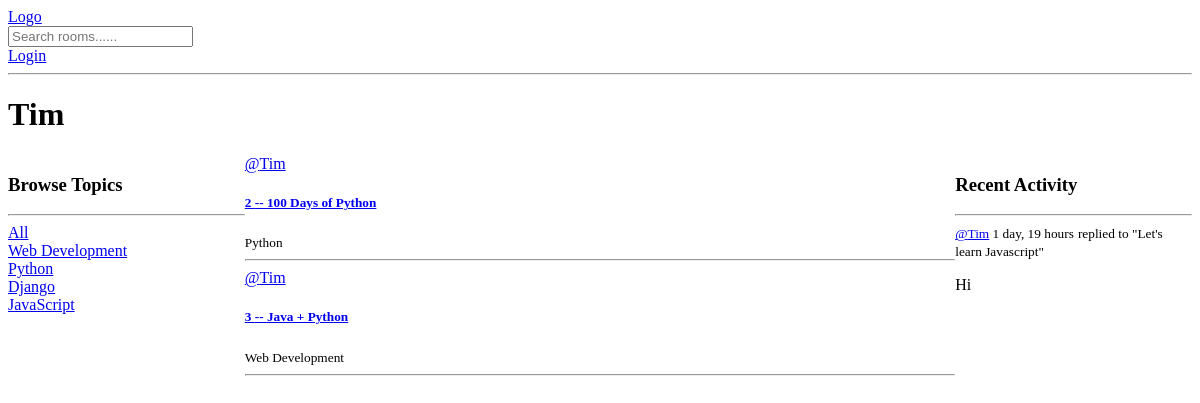
The app's page /profile/2/ with its own data.
### base/models.py (models this page shows, shortened)
class Topic(models.Model):
    name = models.CharField(max_length=200)

class Room(models.Model):
    host = models.ForeignKey(User, on_delete=models.SET_NULL, null=True)
    topic = models.ForeignKey(Topic, on_delete=models.SET_NULL, null=True)
    name = models.CharField(max_length=200)
    description = models.TextField(null=True, blank=True)
    participants = models.ManyToManyField(
        User, related_name='participants', blank=True
    )
    updated = models.DateTimeField(auto_now=True)
    created = models.DateTimeField(auto_now_add=True)
    class Meta:
        ordering = ['-updated', '-created']
    def __str__(self) -> str:
        return self.name

class Message(models.Model):
    user = models.ForeignKey(User, on_delete=models.SET_NULL, null=True)
    room = models.ForeignKey(Room, on_delete=models.SET_NULL, null=True)
    body = models.TextField()
    updated = models.DateTimeField(auto_now=True)
    created = models.DateTimeField(auto_now_add=True)

### base/views.py (the view)
# urls.py: path('profile/<str:pk>/', views.userProfile, name='user-profile')
def userProfile(request, pk):
    user = User.objects.get(id=pk)
    rooms = user.room_set.all()
    room_messages = user.message_set.all()
    topics = Topic.objects.all()
    context = {'user': user, 'rooms': rooms,
               'room_messages': room_messages, 'topics': topics}
    return render(request, 'base/profile.html', context)

### base/templates/base/profile.html
{% extends 'base/layout.html' %} {% block body %}
<h1>{{user.username}}</h1>
<div class="profile-container">
  <div>{% include 'base/topics_component.html' %}</div>
  <div>{% include 'base/feed_component.html' %}</div>
  <div>{% include 'base/activity_component.html' %}</div>
</div>
{% endblock body %}

### base/templates/base/topics_component.html
<h3>Browse Topics</h3>
<hr />
<div>
  <a href="{% url 'base:home' %}">All</a>
</div>
{% for topic in topics %}
<div>
  <a href="{% url 'base:home' %}?q={{topic.name}}">{{topic.name}}</a>
</div>
{% endfor %}

### base/templates/base/feed_component.html (shortened to what this page needs)
<div>
  {% for room in rooms %}
  <div>
    <a href="{% url 'base:user-profile' room.host.id %}"
      >@{{room.host.username}}</a
    >
    <a href="{% url 'base:room' room.id %}">
      <h5>{{room.id}} -- {{room.name}}</h5></a
    >
    <small>{{room.topic.name}}</small>
  </div>
  <hr />
  {% endfor %}
</div>

### base/templates/base/activity_component.html (shortened to what this page needs)
<h3>Recent Activity</h3>
<hr />
{% for message in room_messages %}
<div>
  <small
    ><a href="{% url 'base:user-profile' message.user.id%}">
      @{{message.user}}</a
    >
    {{message.created|timesince}}</small
  >
  <small>replied to "{{message.room}}"</small>
  <p>{{message.body}}</p>
</div>
{% endfor %}

### base/static/base/main.css (style rules this page uses)
.profile-container { display: grid; grid-template-columns: 1fr 3fr 1fr; }

### records on screen
Topic: name "Web Development"
Topic: name "Python"
Topic: name "Django"
Topic: name "JavaScript"
Room: host.username "Tim", id "2", name "100 Days of Python", topic.name "Python"
Room: host.username "Tim", id "3", name "Java + Python", topic.name "Web Development"
Message: user "Tim", created "1 day, 19 hours", room "Let's learn Javascript", body "Hi"

### other values on screen
{{ user.username }} "Tim"
